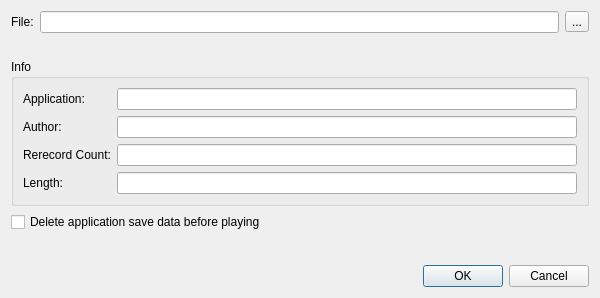
<?xml version="1.0" encoding="UTF-8"?>
<ui version="4.0">
 <class>MoviePlayDialog</class>
 <widget class="QDialog" name="MoviePlayDialog">
  <property name="geometry">
   <rect>
    <x>0</x>
    <y>0</y>
    <width>600</width>
    <height>100</height>
   </rect>
  </property>
  <property name="windowTitle">
   <string>Play Movie</string>
  </property>
  <layout class="QVBoxLayout">
   <item>
    <layout class="QHBoxLayout">
     <item>
      <widget class="QLabel">
       <property name="text">
        <string>File:</string>
       </property>
      </widget>
     </item>
     <item>
      <widget class="QLineEdit" name="filePath"/>
     </item>
     <item>
      <widget class="QToolButton" name="filePathButton">
       <property name="text">
        <string notr="true">...</string>
       </property>
      </widget>
     </item>
    </layout>
   </item>
   <item>
    <widget class="QLabel" name="note1Label">
     <property name="visible">
      <bool>false</bool>
     </property>
    </widget>
   </item>
   <item>
    <widget class="QGroupBox" name="infoGroupBox">
     <property name="title">
      <string>Info</string>
     </property>
     <property name="visible">
      <bool>false</bool>
     </property>
     <layout class="QFormLayout">
      <item row="0" column="0">
       <widget class="QLabel">
        <property name="text">
         <string>Application:</string>
        </property>
       </widget>
      </item>
      <item row="0" column="1">
       <widget class="QLineEdit" name="gameLineEdit">
        <property name="readOnly">
         <bool>true</bool>
        </property>
       </widget>
      </item>
      <item row="1" column="0">
       <widget class="QLabel">
        <property name="text">
         <string>Author:</string>
        </property>
       </widget>
      </item>
      <item row="1" column="1">
       <widget class="QLineEdit" name="authorLineEdit">
        <property name="readOnly">
         <bool>true</bool>
        </property>
       </widget>
      </item>
      <item row="2" column="0">
       <widget class="QLabel" name="rerecordCountLabel">
        <property name="text">
         <string>Rerecord Count:</string>
        </property>
       </widget>
      </item>
      <item row="2" column="1">
       <widget class="QLineEdit" name="rerecordCountLineEdit">
        <property name="readOnly">
         <bool>true</bool>
        </property>
       </widget>
      </item>
      <item row="3" column="0">
       <widget class="QLabel" name="lengthLabel">
        <property name="text">
         <string>Length:</string>
        </property>
       </widget>
      </item>
      <item row="3" column="1">
       <widget class="QLineEdit" name="lengthLineEdit">
        <property name="readOnly">
         <bool>true</bool>
        </property>
       </widget>
      </item>
     </layout>
    </widget>
   </item>
   <item>
    <widget class="QCheckBox" name="deleteSaveDataCheckBox">
     <property name="text">
      <string>Delete application save data before playing</string>
     </property>
     <property name="toolTip">
      <string>Deletes the save data of the application before the movie starts, so it always starts from a clean state. This cannot be undone.</string>
     </property>
    </widget>
   </item>
   <item>
    <spacer>
     <property name="orientation">
      <enum>Qt::Vertical</enum>
     </property>
    </spacer>
   </item>
   <item>
    <widget class="QLabel" name="note2Label">
     <property name="visible">
      <bool>false</bool>
     </property>
    </widget>
   </item>
   <item>
    <widget class="QDialogButtonBox" name="buttonBox">
     <property name="standardButtons">
      <set>QDialogButtonBox::Cancel|QDialogButtonBox::Ok</set>
     </property>
    </widget>
   </item>
  </layout>
 </widget>
</ui>
